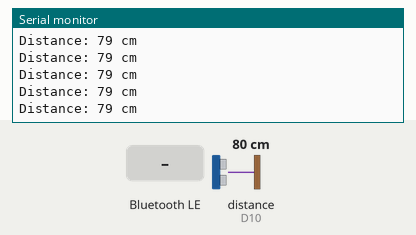
Bench run of a sketch on a simulated Arduino Nano 33 IoT. Parts: the last lines printed to the serial monitor. Wiring (inferred from the names in the program): ultrasonic range finder: trigger D8; echo D10. Inputs (shaded band) come from the test bench; at power-on: distance to the obstacle (sensor on D10) 80 cm. The echo pulse lasts 58.3 µs per cm; nothing arrives over Bluetooth unless stated; a phone connects over Bluetooth LE 3 s after start.

Above: at 4.0 s.
4.1 s: Bluetooth LE write "1" received
At 4.37 s:
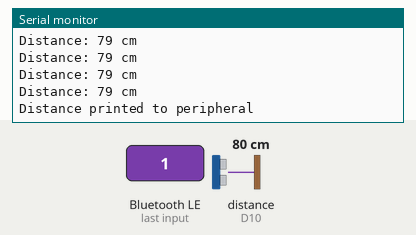
5.7 s: distance to the obstacle (sensor on D10) set to 2 cm
At 5.96 s:
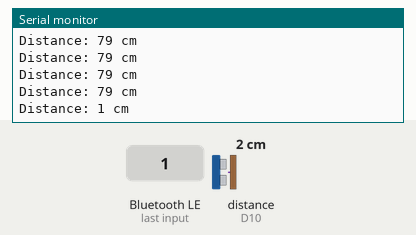
7.2 s: distance to the obstacle (sensor on D10) set to 4 cm
At 7.36 s:
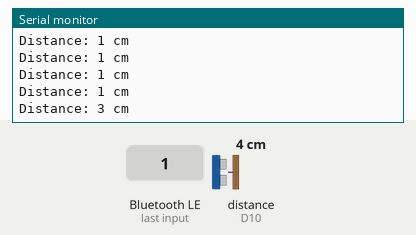
Timing chart, 0 to 10.2 s (numbered marks = the images above; inputs shaded):
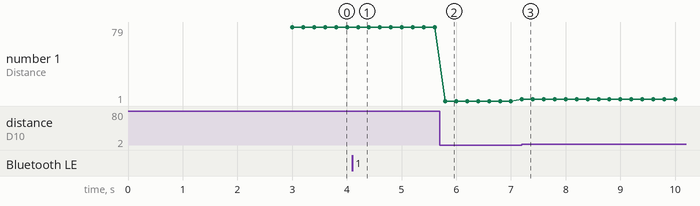

The sketch:

BLE_program.ino
```cpp
#include <ArduinoBLE.h>
BLEService newService("180A");

BLEByteCharacteristic readChar("2A58", BLERead);
BLEByteCharacteristic writeChar("2A57", BLEWrite);

long previousMillis = 0;

const int trigPin = 8;
const int echoPin = 10;
long duration;
int distanceCm, distanceInch;

void setup() {
  pinMode(trigPin, OUTPUT);
  pinMode(echoPin, INPUT);
  Serial.begin(9600);

  while(!Serial);
  if (!BLE.begin()){
    Serial.println("Waiting for ArduinoBLE");
    while(1);
  }

  BLE.setDeviceName("heheheheheheheheh");
  BLE.setLocalName("hehehehehehehehe");
  BLE.setAdvertisedService(newService);
  newService.addCharacteristic(readChar);
  newService.addCharacteristic(writeChar);
  BLE.addService(newService);

  readChar.writeValue(0);
  writeChar.writeValue(0);

  BLE.advertise();
  Serial.println("Bluetooth device active");
}

void loop() {

  BLEDevice central = BLE.central(); // wait for a BLE central

  if (central) {  // if a central is connected to the peripheral
    Serial.print("Connected to central: ");

    Serial.println(central.address()); // print the central's BT address

    digitalWrite(LED_BUILTIN, HIGH); // turn on the LED to indicate the connection

    while (central.connected()) { // while the central is connected:
      long currentMillis = millis();

      if (currentMillis - previousMillis >= 200) {
        previousMillis = currentMillis;

        digitalWrite(trigPin, LOW);
        delayMicroseconds(2);
        digitalWrite(trigPin, HIGH);
        delayMicroseconds(10);
        digitalWrite(trigPin, LOW);

        duration = pulseIn(echoPin, HIGH);
        distanceCm = duration * 0.034 / 2;

        Serial.print("Distance: ");
        Serial.print(distanceCm);
        Serial.println(" cm");

        delay(10);
        if (writeChar.written()) {
          if (writeChar.value()) {
          readChar.writeValue(distanceCm);
          Serial.println("Distance printed to peripheral");
          }
          }

      }
    }

    Serial.print("Disconnected from central: ");
    Serial.println(central.address());
  }


}
```

Measured:
- after the input at 4.1 s, the serial monitor: prints a new line after 0.12 s (image 1)
- after the input at 5.7 s, the serial monitor: prints a new line after 0.10 s (image 2)
- after the input at 7.2 s, the serial monitor: prints a new line at once (image 3)
- plotted number 1: 79 → 1 after the input at 5.7 s, 1 → 3 after the input at 7.2 s
